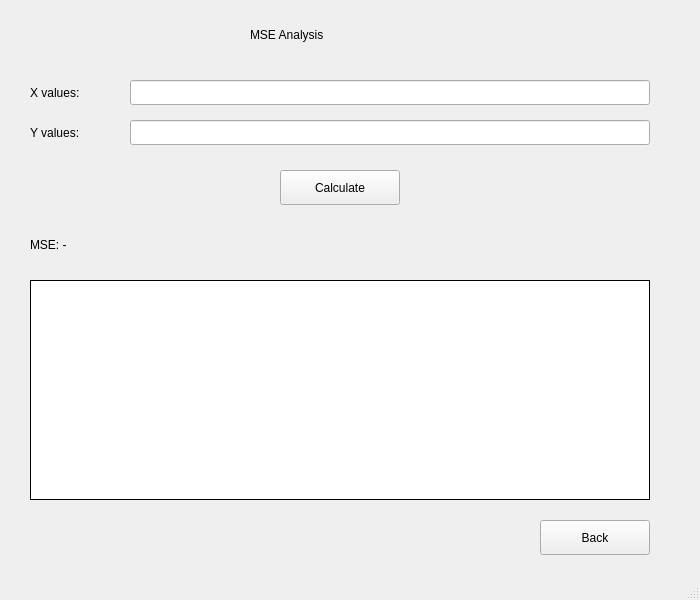
<?xml version="1.0" encoding="UTF-8"?>
<ui version="4.0">
    <class>MSEWindow</class>

    <widget class="QMainWindow" name="MSEWindow">

        <property name="geometry">
            <rect>
                <x>0</x>
                <y>0</y>
                <width>700</width>
                <height>600</height>
            </rect>
        </property>

        <property name="windowTitle">
            <string>MSE Analysis</string>
        </property>

        <widget class="QWidget" name="centralwidget">

            <widget class="QLabel" name="titleLabel">
                <property name="geometry">
                    <rect>
                        <x>250</x>
                        <y>20</y>
                        <width>200</width>
                        <height>30</height>
                    </rect>
                </property>
                <property name="text">
                    <string>MSE Analysis</string>
                </property>
            </widget>

            <widget class="QLabel" name="labelX">
                <property name="geometry">
                    <rect>
                        <x>30</x>
                        <y>80</y>
                        <width>100</width>
                        <height>25</height>
                    </rect>
                </property>
                <property name="text">
                    <string>X values:</string>
                </property>
            </widget>

            <widget class="QLineEdit" name="xEdit">
                <property name="geometry">
                    <rect>
                        <x>130</x>
                        <y>80</y>
                        <width>520</width>
                        <height>25</height>
                    </rect>
                </property>
            </widget>

            <widget class="QLabel" name="labelY">
                <property name="geometry">
                    <rect>
                        <x>30</x>
                        <y>120</y>
                        <width>100</width>
                        <height>25</height>
                    </rect>
                </property>
                <property name="text">
                    <string>Y values:</string>
                </property>
            </widget>

            <widget class="QLineEdit" name="yEdit">
                <property name="geometry">
                    <rect>
                        <x>130</x>
                        <y>120</y>
                        <width>520</width>
                        <height>25</height>
                    </rect>
                </property>
            </widget>

            <widget class="QPushButton" name="calculateButton">
                <property name="geometry">
                    <rect>
                        <x>280</x>
                        <y>170</y>
                        <width>120</width>
                        <height>35</height>
                    </rect>
                </property>
                <property name="text">
                    <string>Calculate</string>
                </property>
            </widget>

            <widget class="QLabel" name="resultLabel">
                <property name="geometry">
                    <rect>
                        <x>30</x>
                        <y>230</y>
                        <width>250</width>
                        <height>30</height>
                    </rect>
                </property>
                <property name="text">
                    <string>MSE: -</string>
                </property>
            </widget>

            <widget class="MSEGraphWidget" name="graphWidget">
                <property name="geometry">
                    <rect>
                        <x>30</x>
                        <y>280</y>
                        <width>620</width>
                        <height>220</height>
                    </rect>
                </property>

                <property name="styleSheet">
                    <string notr="true">
                        border: 1px solid black;
                        background-color: white;
                    </string>
                </property>
            </widget>

            <widget class="QPushButton" name="backButton">
                <property name="geometry">
                    <rect>
                        <x>540</x>
                        <y>520</y>
                        <width>110</width>
                        <height>35</height>
                    </rect>
                </property>
                <property name="text">
                    <string>Back</string>
                </property>
            </widget>

        </widget>

        <widget class="QMenuBar" name="menubar">
            <property name="geometry">
                <rect>
                    <x>0</x>
                    <y>0</y>
                    <width>700</width>
                    <height>21</height>
                </rect>
            </property>
        </widget>

        <widget class="QStatusBar" name="statusbar"/>

    </widget>

    <resources/>
    <connections/>
    
    <customwidgets>
        <customwidget>
            <class>MSEGraphWidget</class>
            <extends>QWidget</extends>
            <header>msegraphwidget.h</header>
        </customwidget>
    </customwidgets>

</ui>
